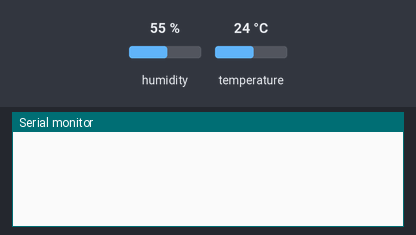
This sketch was run on a simulated ESP8266 (NodeMCU). On the bench: the last lines printed to the serial monitor. The test bench sets the inputs (shaded band); at power-on: humidity 55 %, temperature 24 °C. WiFi joins after 1.5 s; servers stay silent unless stated.

Above: at 2.7 s.
2.8 s: humidity set to 22 %
At 4.7 s:
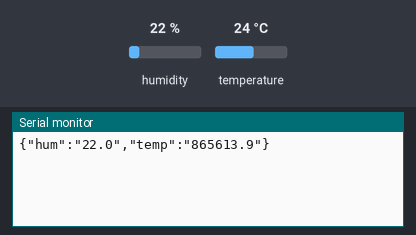
7.4 s: temperature set to 12 °C
At 8.5 s:
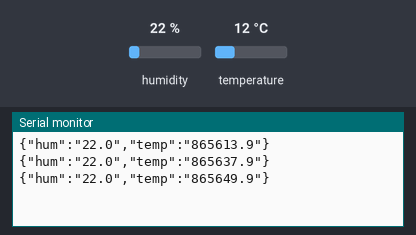
10.7 s: humidity set to 40 %
At 13.4 s:
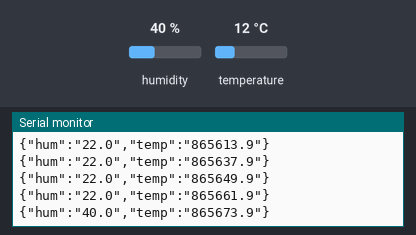
Timing chart, 0 to 14.9 s (numbered marks = the images above; inputs shaded):
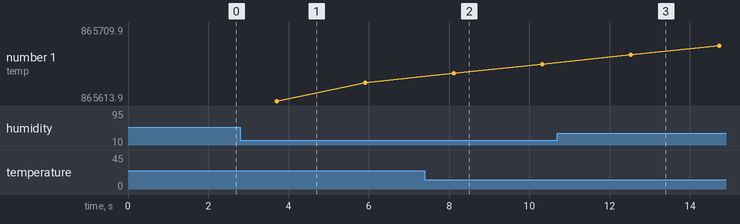

Measured:
- after the input at 2.8 s, the serial monitor: prints a new line after 0.91 s (image 1)
- after the input at 7.4 s, the serial monitor: prints a new line after 0.72 s (image 2)
- after the input at 10.7 s, the serial monitor: prints a new line after 1.8 s (image 3)

The sketch:

EnvSensors.ino
```cpp
#include "DHT.h"
#include <ESP8266WiFi.h>

#define DHTPIN 4     // what pin we're connected tom in this case D2
#define DHTTYPE DHT22   // DHT 22  (AM2302)
#define SLEEP 2000
#define MSG_SIZE 100

char* ssid = "YOUR_SSID";
char* password = "YOUR_WIRELESS_PASSWORD";

uint16_t port = 49000;
char * host = "192.168.XXX.XXX";

DHT dht(DHTPIN, DHTTYPE);


void setup() {
  Serial.begin(9600);

  dht.begin();

  WiFi.begin(ssid, password);
  while (WiFi.status() != WL_CONNECTED) {
    delay(500);
  }
}

void loop() {
  int val = 0;
  char msg[100];
  WiFiClient client;

  if (!client.connect(host, port))
  {
    Serial.println("Connection to host failed");
    delay(SLEEP);
    return;
  }

  // Wait a few seconds between measurements.
  delay(SLEEP);

  // Reading temperature or humidity takes about 250 milliseconds!
  // Sensor readings may also be up to 2 seconds 'old' (its a very slow sensor)
  float h = h + dht.readHumidity();
  // Read temperature as Celsius
  float t = t + dht.readTemperature();

  // Check if any reads failed and exit early (to try again).
  if (isnan(h) || isnan(t)) {
    Serial.println("Failed to read from DHT sensor!");
    return;
  }

  sprintf(msg,"{\"hum\":\"%.1f\",\"temp\":\"%.1f\"}", h, t);

  Serial.println(msg);
  client.print(msg);
  client.stop();

}
```
